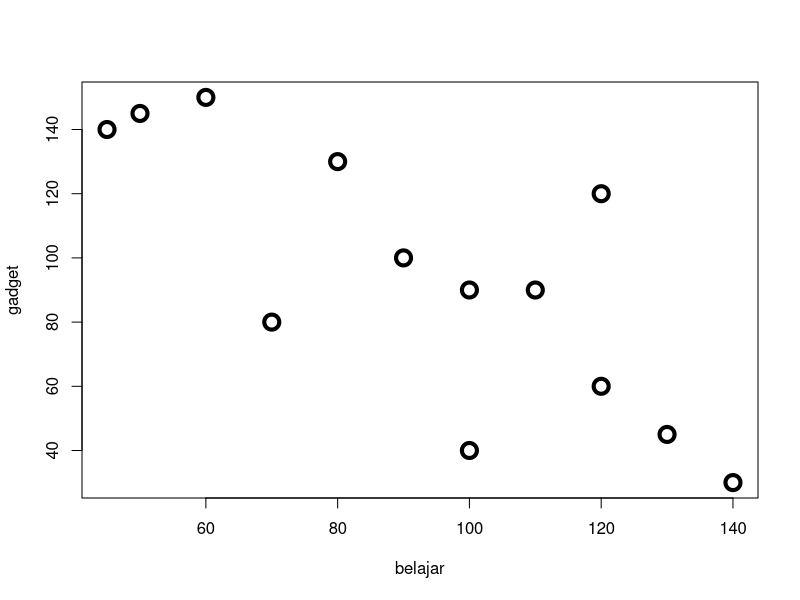
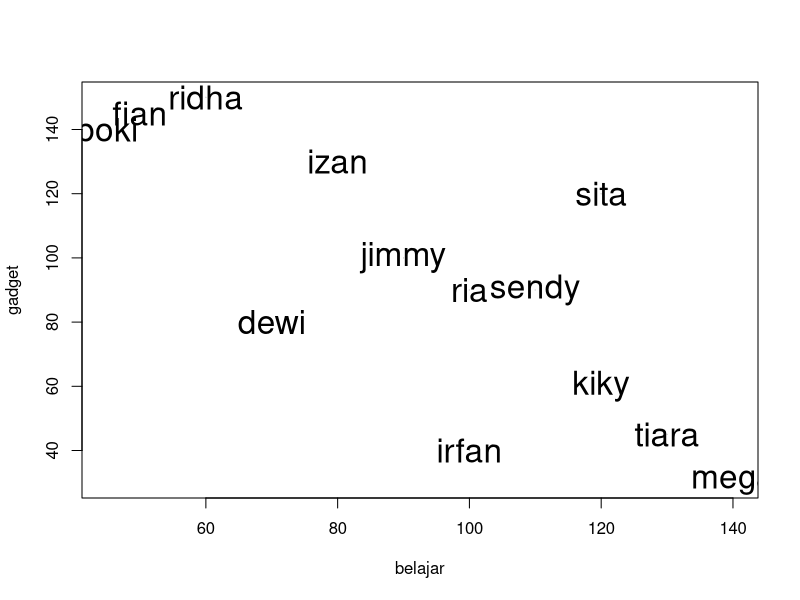
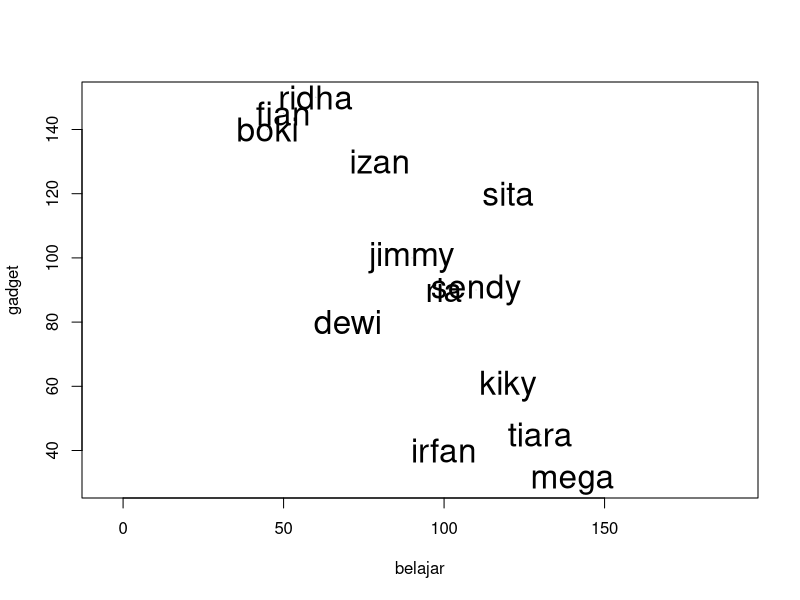

Here is the R script that generated these plots, in order:
##contoh kmeans clustering
belajar<-c(80,130,110,90,120,140,60,50,100,70,120,100,45)
gadget<-c(130,45,90,100,60,30,150,145,90,80,120,40,140)
anak<-cbind(belajar,gadget)
anak
rownames(anak)<-c("izan","tiara","sendy","jimmy","kiky","mega","ridha","fian","ria","dewi","sita","irfan","boki")
anak

plot(anak,cex=2,lwd=4,pch=1)
plot(anak,cex=0.1,lwd=0.1,pch=1)
text(anak,labels = row.names(anak),cex=2)
plot(anak,cex=0.1,lwd=0.1,pch=1,asp=1)
text(anak,labels = row.names(anak),cex=2)

cluster<-kmeans(anak,2)
cluster

str(cluster)
